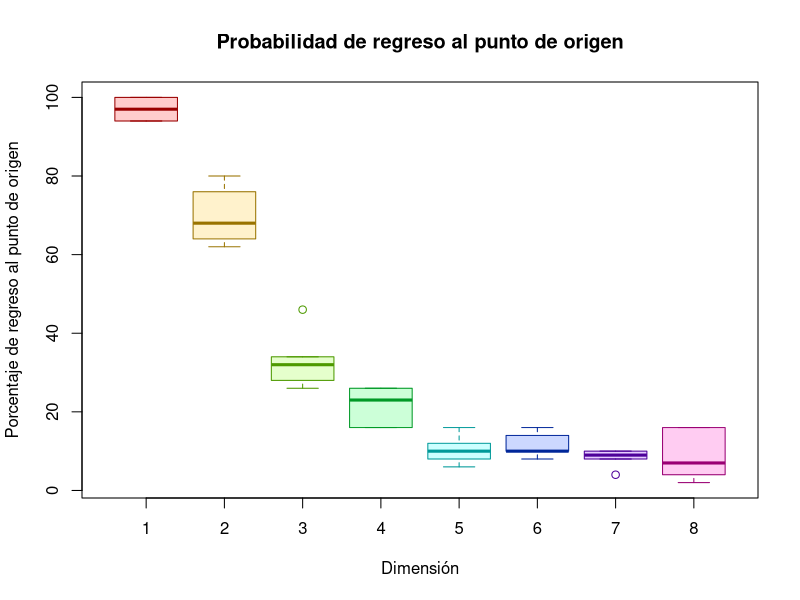

Here is the R script that generated this plot:
registro = data.frame()
dimension = 8
potencia = 10
for (pot in 5:potencia){
  duracion <- 2^potencia
  for (dim in 1:dimension) {
    
    datos = numeric()
    repeticiones = 50
    for (replica in 1:repeticiones) {
      resultado = FALSE
      pos <- rep(0, dim)
      for (t in 1:duracion) {
        modificar = sample(1:dim, 1)
        if (runif(1) < 0.5) {
          pos[modificar] =  pos[modificar] + 1
        } else {
          pos[modificar] =  pos[modificar] - 1
        }
        if (all(pos == 0)) {
          resultado = TRUE
          break
        }
      }
      datos = c(datos, resultado)
}
  porc = 100 * sum(datos) / repeticiones
  registro = rbind(registro, c(pot, porc, dim))
  }
}
names(registro) = c("pot", "porc", "dim")
png("pr1sim.png")
boxplot(porc ~ dim, 
data =  registro,
main="Probabilidad de regreso al punto de origen",
xlab="Dimensi\u{F3}n",
ylab="Porcentaje de regreso al punto de origen",
col=rainbow(8, alpha=0.2),
border = rainbow(8, v=0.6)
)
dev.off()

